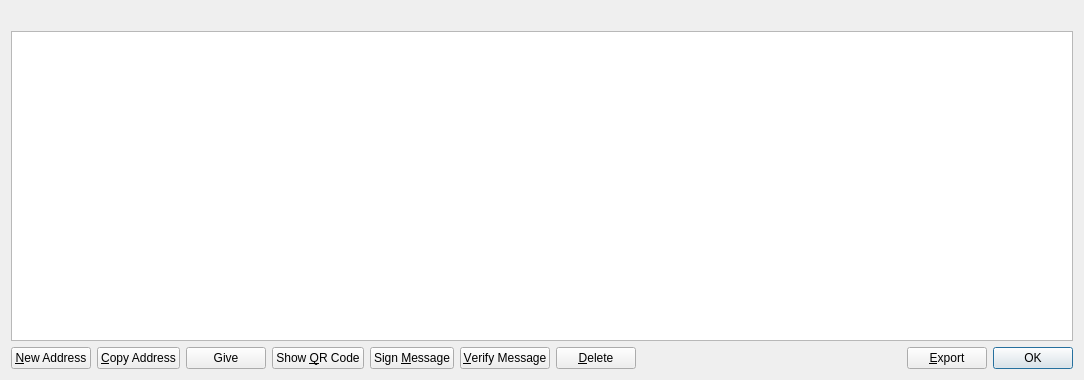
<?xml version="1.0" encoding="UTF-8"?>
<ui version="4.0">
 <class>AddressBookPage</class>
 <widget class="QWidget" name="AddressBookPage">
  <property name="geometry">
   <rect>
    <x>0</x>
    <y>0</y>
    <width>1084</width>
    <height>380</height>
   </rect>
  </property>
  <property name="windowTitle">
   <string>Address Book</string>
  </property>
  <layout class="QVBoxLayout" name="verticalLayout">
   <item>
    <widget class="QLabel" name="labelExplanation">
     <property name="textFormat">
      <enum>Qt::PlainText</enum>
     </property>
     <property name="wordWrap">
      <bool>true</bool>
     </property>
    </widget>
   </item>
   <item>
    <widget class="QTableView" name="tableView">
     <property name="contextMenuPolicy">
      <enum>Qt::CustomContextMenu</enum>
     </property>
     <property name="toolTip">
      <string>Double-click to edit address or label</string>
     </property>
     <property name="tabKeyNavigation">
      <bool>false</bool>
     </property>
     <property name="alternatingRowColors">
      <bool>true</bool>
     </property>
     <property name="selectionMode">
      <enum>QAbstractItemView::SingleSelection</enum>
     </property>
     <property name="selectionBehavior">
      <enum>QAbstractItemView::SelectRows</enum>
     </property>
     <property name="sortingEnabled">
      <bool>true</bool>
     </property>
     <attribute name="verticalHeaderVisible">
      <bool>false</bool>
     </attribute>
    </widget>
   </item>
   <item>
    <layout class="QHBoxLayout" name="horizontalLayout">
     <item>
      <widget class="QPushButton" name="newAddress">
       <property name="toolTip">
        <string>Create a new address</string>
       </property>
       <property name="text">
        <string>&amp;New Address</string>
       </property>
       <property name="icon">
        <iconset resource="../bitcoin.qrc">
         <normaloff>:/icons/add</normaloff>:/icons/add</iconset>
       </property>
      </widget>
     </item>
     <item>
      <widget class="QPushButton" name="copyAddress">
       <property name="toolTip">
        <string>Copy the currently selected address to the system clipboard</string>
       </property>
       <property name="text">
        <string>&amp;Copy Address</string>
       </property>
       <property name="icon">
        <iconset resource="../bitcoin.qrc">
         <normaloff>:/icons/editcopy</normaloff>:/icons/editcopy</iconset>
       </property>
      </widget>
     </item>
     <item>
      <widget class="QPushButton" name="giveButton">
       <property name="text">
        <string>Give</string>
       </property>
      </widget>
     </item>
     <item>
      <widget class="QPushButton" name="showQRCode">
       <property name="text">
        <string>Show &amp;QR Code</string>
       </property>
       <property name="icon">
        <iconset resource="../bitcoin.qrc">
         <normaloff>:/icons/qrcode</normaloff>:/icons/qrcode</iconset>
       </property>
      </widget>
     </item>
     <item>
      <widget class="QPushButton" name="signMessage">
       <property name="toolTip">
        <string>Sign a message to prove you own a Peercoin address</string>
       </property>
       <property name="text">
        <string>Sign &amp;Message</string>
       </property>
       <property name="icon">
        <iconset resource="../bitcoin.qrc">
         <normaloff>:/icons/edit</normaloff>:/icons/edit</iconset>
       </property>
      </widget>
     </item>
     <item>
      <widget class="QPushButton" name="verifyMessage">
       <property name="toolTip">
        <string>Verify a message to ensure it was signed with a specified Peercoin address</string>
       </property>
       <property name="text">
        <string>&amp;Verify Message</string>
       </property>
       <property name="icon">
        <iconset resource="../bitcoin.qrc">
         <normaloff>:/icons/transaction_0</normaloff>:/icons/transaction_0</iconset>
       </property>
      </widget>
     </item>
     <item>
      <widget class="QPushButton" name="deleteAddress">
       <property name="toolTip">
        <string>Delete the currently selected address from the list</string>
       </property>
       <property name="text">
        <string>&amp;Delete</string>
       </property>
       <property name="icon">
        <iconset resource="../bitcoin.qrc">
         <normaloff>:/icons/remove</normaloff>:/icons/remove</iconset>
       </property>
      </widget>
     </item>
     <item>
      <spacer name="horizontalSpacer">
       <property name="orientation">
        <enum>Qt::Horizontal</enum>
       </property>
       <property name="sizeHint" stdset="0">
        <size>
         <width>40</width>
         <height>20</height>
        </size>
       </property>
      </spacer>
     </item>
     <item>
      <widget class="QPushButton" name="exportButton">
       <property name="toolTip">
        <string>Export the data in the current tab to a file</string>
       </property>
       <property name="text">
        <string>&amp;Export</string>
       </property>
       <property name="icon">
        <iconset resource="../bitcoin.qrc">
         <normaloff>:/icons/export</normaloff>:/icons/export</iconset>
       </property>
      </widget>
     </item>
     <item>
      <widget class="QDialogButtonBox" name="buttonBox">
       <property name="sizePolicy">
        <sizepolicy hsizetype="Maximum" vsizetype="Fixed">
         <horstretch>0</horstretch>
         <verstretch>0</verstretch>
        </sizepolicy>
       </property>
       <property name="standardButtons">
        <set>QDialogButtonBox::Ok</set>
       </property>
      </widget>
     </item>
    </layout>
   </item>
  </layout>
 </widget>
 <resources>
  <include location="../bitcoin.qrc"/>
 </resources>
 <connections/>
</ui>
